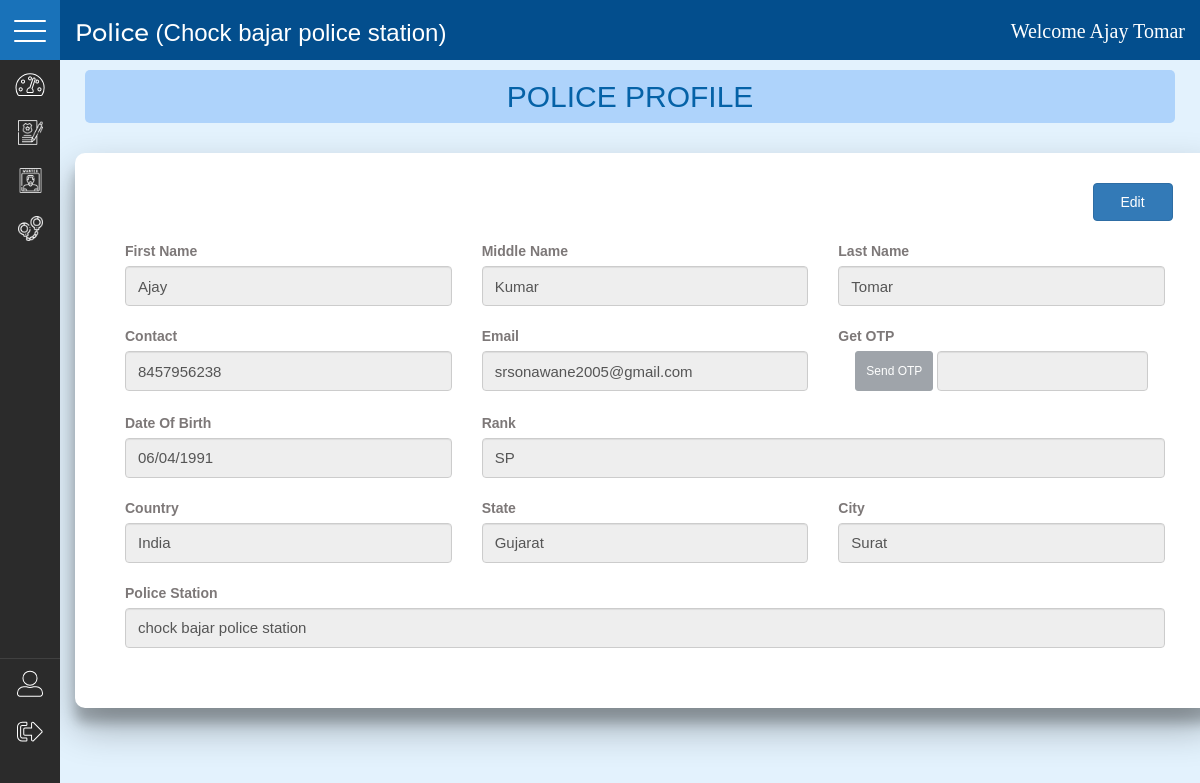
Screenshot of /police/police_profile.php (signed in) with the database file from the repository.
### tables this page shows
CREATE TABLE `police_station` (
  `station_id` int(5) NOT NULL,
  `station_name` varchar(50) NOT NULL,
  `address` varchar(50) NOT NULL,
  `city_id` int(5) NOT NULL,
  `contact` varchar(10) NOT NULL
);

CREATE TABLE `police` (
  `police_id` int(3) NOT NULL,
  `first_name` varchar(25) NOT NULL,
  `middle_name` varchar(25) NOT NULL,
  `last_name` varchar(25) NOT NULL,
  `dob` varchar(10) NOT NULL,
  `contact` varchar(10) NOT NULL,
  `email` varchar(50) NOT NULL,
  `pass` varchar(100) NOT NULL,
  `city_id` int(3) NOT NULL,
  `rank_id` int(3) NOT NULL,
  `station_id` int(3) NOT NULL
);

CREATE TABLE `police_ranks` (
  `rank_id` int(11) NOT NULL,
  `rank_name` varchar(25) DEFAULT NULL
);

CREATE TABLE `states` (
  `state_id` int(11) NOT NULL,
  `state_name` varchar(40) NOT NULL,
  `country_id` int(11) DEFAULT NULL
);

CREATE TABLE `countries` (
  `country_id` int(11) NOT NULL,
  `country_name` varchar(10) NOT NULL
);

CREATE TABLE `cities` (
  `city_id` int(11) NOT NULL,
  `city_name` varchar(50) NOT NULL,
  `state_id` int(11) DEFAULT NULL
);

### police/police_profile.php (the view, shortened to what this page needs)
<?php
    include('php/database.php');
    $police_id = $_SESSION['pid'];
    $sql = "SELECT * FROM police WHERE police_id=$police_id";
    $result =$conn->query($sql);
    $row = $result->fetch_assoc();
    $fname =  ucfirst($row['first_name']);
    $mname =  ucfirst($row['middle_name']);
    $lname =  ucfirst($row['last_name']);
    $dob =  $row['dob'];
    $contact =  $row['contact'];
    $email =  $row['email'];
    $rank =  $row['rank_id'];
    $city_id = $row['city_id'];
    $sql_city = "SELECT * FROM cities WHERE city_id= $city_id";
    $result_city =$conn->query($sql_city);
    $row_city = mysqli_fetch_assoc($result_city);
    $state_id = $row_city['state_id'];
    $sql_state = "SELECT * FROM states WHERE state_id= $state_id";
    $result_state =$conn->query($sql_state);
    $row_state = mysqli_fetch_assoc($result_state);
    $country_id =  $row_state['country_id'];
?>
<!DOCTYPE html>
<html lang="en">
<head>
    <link rel="stylesheet" href="./css/style.css">
    <link rel="stylesheet" href="./css/police_profile.css">
    <link rel="stylesheet" href="./css/all.css">
    <link rel="stylesheet" href="./bootstrap-5.0.2-dist/css/bootstrap.min.css">
</head>
<body onload="startSpinner()">
    <?php require './includes/sidebar.php'?>
    <div id="content-wrapper">
        <div class="container-fluid">
        <h2 style="text-align:center;background:#aed3fb;color:rgb(5, 98, 167);padding:10px;border-radius:5px;margin:10px">POLICE PROFILE</h2>
            <div class="container profile_box" id="profile_box" style="background-color:#fff">
            <form>
                <div class="row">
                    <div>
                        <button type="button" id="btn-edit" type="submit" class="btn btn-primary" onclick="edit()">Edit</button>
                    </div>
                </div>
                <div class="row">
                    <div class="col-md-4">
                        <label for="first_name" style="color:#7d7878" class="first_name">First Name</label>
                        <input type="text" class="form-control" name="first_name" id="first_name" value="<?php echo $fname;?>">
                    </div>
                    <div class="col-md-4">
                        <label for="middle_name" style="color:#7d7878" class="middle_name">Middle Name</label>
                        <input type="text" class="form-control" name="middle_name" id="middle_name" value="<?php echo $mname;?>">
                    </div>
                    <div class="col-md-4">
                        <label for="last_name" style="color:#7d7878" class="last_name">Last Name</label>
                        <input type="text" class="form-control" name="last_name" id="last_name" value="<?php echo $lname;?>">
                    </div>
                </div>
                <div class="row">
                    <div class="col-md-4">
                        <label for="contact" style="color:#7d7878" class="contact">Contact</label>
                        <input type="text" class="form-control" name="contact" id="contact" value="<?php echo $contact;?>">
                    </div>
                    <div class="col-md-4">
                        <label for="email" style="color:#7d7878" class="email">Email</label>
                        <input type="text" class="form-control" name="email" id="email" value="<?php echo $email;?>">
                    </div>
                    <div class="col-sm-4">
                        <label for="otp" style="color:#7d7878">Get OTP</label>
                        <div class="col-sm-12 d-inline-flex" style="margin-bottom:2px;">
                            <input type="button" id="send_otp_btn" class="btn btn-sm btn-secondary" style="margin:0px 2px;" value="Send OTP" onclick="send_otp()">
                            <input type="text" class="form-control" style="margin:0px 2px;" id="user_otp" name="otp">
                        </div>
                    </div>
                </div>
                <div class="row">
                    <div class="col-md-4">
                        <label for="dob" style="color:#7d7878" class="dob">Date Of Birth</label>
                        <input class="form-control" id="dob" type="date" onkeydown="return false" value="<?php echo $dob;?>">
                    </div>
                    <div class="col-md-8">
                        <label for="rank" style="color:#7d7878" class="rank">Rank</label>
                        <select class="form-control form-select" id="rank" name="rank">
                            <?php
                                 $sql = "SELECT * FROM police_ranks";
                                 $result =$conn->query($sql);
                                while($row = mysqli_fetch_assoc($result)){
                                    ?>
                                        <option <?php if($rank==$row['rank_id']){echo 'selected';}?> value="<?php echo $row['rank_id'];?>"><?php echo $row['rank_name'];?></option>
                                    <?php
                                }
                            ?>
                        </select>
                    </div>
                </div>
                <div class="row">
                    <div class="col-md-4">
                        <label for="country" style="color:#7d7878" class="country">Country</label>
                        <select class="form-control form-select" id="country" name="country">
                                <?php
                                    $sql = "SELECT * FROM countries";
                                    $result =$conn->query($sql);
                                    while($row = mysqli_fetch_assoc($result)){
                                        ?>
                                            <option <?php if($country_id==$row['country_id']){echo 'selected';}?>  value="<?php echo $row['country_id'];?>"><?php echo $row['country_name'];?></option>
                                        <?php
                                    }
                                ?>
                            </select>
                    </div>
                    <div class="col-md-4">
                        <label for="state" style="color:#7d7878" class="state">State</label>
                        <select class="form-control form-select" id="state" name="state">
                            <?php
                                    $sql = "SELECT * FROM states";
                                    $result =$conn->query($sql);
                                    while($row = mysqli_fetch_assoc($result)){
                                        ?>
                                            <option <?php if($state_id==$row['state_id']){echo 'selected';}?>  value="<?php echo $row['state_id'];?>"><?php echo $row['state_name'];?></option>
                                        <?php
                                    }
                                ?>
                            </select>
                    </div>
                    <div class="col-md-4">
                        <label for="city" style="color:#7d7878" class="city">City</label>
                        <select class="form-control form-select" id="city" name="city">
                            <?php
                                $sql = "SELECT * FROM cities WHERE state_id=$state_id";
                                $result =$conn->query($sql);
                                while($row = mysqli_fetch_assoc($result)){
                                    ?>
                                        <option <?php if($city_id==$row['city_id']){echo 'selected';}?>  value="<?php echo $row['city_id'];?>"><?php echo $row['city_name'];?></option>
                                    <?php
                                }
                            ?>
                        </select>
                    </div>
                </div>
                <div class="row">
                    <div class="col-md-12">
                        <label for="police_station" style="color:#7d7878" class="police_station">Police Station</label>
                        <select class="form-control form-select" id="police_station" name="police_station">
                            <?php
                                $sql = "SELECT * FROM police_station WHERE city_id=$city_id";
                                $result =$conn->query($sql);
                                while($row = mysqli_fetch_assoc($result)){
                                    ?>
                                        <option  <?php if($station_id==$row['station_id']){echo 'selected';}?> value="<?php echo $row['station_id'];?>"><?php echo $row['station_name'];?></option>
                                    <?php
                                }
                            ?>
                        </select>
                    </div>
                </div>
                </form>
            </div>
    </div>
</body>
</html>

### police/includes/sidebar.php (shortened to what this page needs)
<link href="//netdna.bootstrapcdn.com/bootstrap/3.0.0/css/bootstrap.min.css" rel="stylesheet">
<link rel="stylesheet" href="./css/all.css">
<link rel="stylesheet" href="./css/style.css">
<header id="header">
 <div class="menu-button">
  <div id="nav-icon3">
   <span></span>
   <span></span>
   <span></span>
  </div>
 </div>
 <div id="top-bar">
  <h3 style="font-family: 'Montserrat', sans-serif;">Police<span>
  (<?php
            $police_id = $_SESSION['pid'];
            $sql = "SELECT * FROM police WHERE police_id=$police_id";
            $result =$conn->query($sql);
            $row = mysqli_fetch_assoc($result);
            $station_id =  $row['station_id'];
            $station_sql = "SELECT * FROM police_station WHERE station_id=$station_id";
            $station_result =$conn->query($station_sql);
            $station_row = mysqli_fetch_assoc($station_result);
            $station_name =  $station_row['station_name'];
            echo ucfirst($station_name);
    ?>)</span>
  <span style="float:right;font-size:20px;font-family: 'Tangerine', cursive;">Welcome  <?php
        $police_id = $_SESSION['pid'];
        $sql = "SELECT * FROM police WHERE police_id=$police_id";
        $result =$conn->query($sql);
        $row = mysqli_fetch_assoc($result);
        echo ucfirst($row['first_name'])."  ".ucfirst($row['last_name']);
  ?></span>
  </h3>
 </div>
</header>
<nav id="sidemenu">
 <div class="main-menu">
  <ul class='main-menu'>
  <li>
    <a href="index.php">
     <span class="glyphicon"><i class="fas fa-tachometer-alt" style="font-size:25px"></i></span> Dashboard
    </a>
   </li>
   <li>
    <a href="fir.php">
     <span class='glyphicon'><img src="./images/fir-white.png" height="25px" weight="25px"></span> FIR
    </a>
   </li>
   <li>
    <a href="criminal.php">
     <span class='glyphicon'><img src="./images/wanted-white.png" height="25px" weight="25px"></span> Wanted
    </a>
   </li>
   <li>
    <a href="ArrestedPerson.php">
     <span class='glyphicon'><img src="./images/police-handcuffs-white.png" height="25px" weight="25px"></span> Arressted
    </a>
   </li>
  </ul>
  <ul class='main-menu bottom'>
  <li>
    <a href="../police/police_profile.php" style="color:#fff;cursor:pointer">
     <span class='glyphicon'><i class="fas fa-user-alt" style="font-size:25px"></i></span> Profile
    </a>
   </li>
   <li>
    <a style="color:#fff;cursor:pointer" onclick="logout()">
     <span class='glyphicon'><i class="fas fa-sign-out-alt" style="font-size:25px"></i></span> Logout
    </a>
   </li>
  </ul>
 </div>
</nav>

### police/css/style.css (style rules this page uses)
* { margin: 0; padding: 0; box-sizing: border-box; font-family: "ubuntu", sans-serif; }
body { min-height: 100vh; background: #e3f2fd !important; transition: background-color 0.4s ease-in-out; }
#sidemenu { position: fixed; width: 60px; height: auto; top: 60px; bottom: 0; background: rgb(43, 43, 43); overflow: hidden; -webkit-transition: all .1s ease-in; -moz-transition: all .1s ease-in; -ms-transition: all .1s ease-in; -o-transition: all .1s ease-in; transition: all .1s ease-in; z-index: 5; }
#nav-icon3 { width: 32px; height: 32px; position: relative; -webkit-transform: rotate(0deg); -moz-transform: rotate(0deg); -o-transform: rotate(0deg); transform: rotate(0deg); -webkit-transition: .5s ease-in-out; -moz-transition: .5s ease-in-out; -o-transition: .5s ease-in-out; transition: .5s ease-in-out; cursor: pointer; display: block; }
#nav-icon3 span { display: block; position: absolute; height: 2px; width: 100%; background: #ffffff; border-radius: 9px; opacity: 1; left: 0; -webkit-transform: rotate(0deg); -moz-transform: rotate(0deg); -o-transform: rotate(0deg); transform: rotate(0deg); -webkit-transition: .25s ease-in-out; -moz-transition: .25s ease-in-out; -o-transition: .25s ease-in-out; transition: .25s ease-in-out; }
#nav-icon3 span:nth-child(1) { top: 6px; }
#nav-icon3 span:nth-child(2), #nav-icon3 span:nth-child(3) { top: 16px; }
#nav-icon3 span:nth-child(4) { top: 26px; }
#header .menu-button { position: fixed; top: 0; left: 0; width: 60px; height: 60px; background: rgb(5, 98, 167); -webkit-touch-callout: none; -webkit-user-select: none; -khtml-user-select: none; -moz-user-select: none; -ms-user-select: none; user-select: none; padding: 14px; }
#top-bar { position: fixed; display: block; top: 0; left: 60px; right: 0; height: 60px; width: auto; background: rgb(3, 78, 141); padding-left: 15px; padding-right: 15px; color: #ffffff; z-index: 5; }
#content-wrapper { padding-top: 60px; padding-left: 60px; }
li .glyphicon { margin-right: 10px; }
.main-menu { width: 230px; }
.main-menu ul { padding: 0; margin: 0; list-style: none; }
.main-menu li a { display: block; height: 48px; line-height: 32px; font-size: 16px; text-decoration: none; color: #ffffff; }
.main-menu li a span { font-size: 18px; width: 60px; text-align: center; line-height: 48px; color: transparent; -webkit-text-stroke-width: 1px; -webkit-text-stroke-color: #ffffff; }
.main-menu.bottom { position: absolute; bottom: 45px; border-top: 1px solid rgb(64, 64, 64); }

### police/css/police_profile.css (style rules this page uses)
.profile_box { margin-top: 30px; padding: 30px; padding-left: 50px !important; padding-right: 50px !important; border-radius: 10px; box-shadow: 0 19px 38px rgba(0,0,0,0.30), 0 15px 12px rgba(0,0,0,0.22); transition: all 2s; }
.form-control, .form-select { height: 5vh !important; font-size: 15px !important; }
.row { margin-bottom: 20px; }
#btn-edit { padding: 8px !important; width: 80px !important; float: right !important; }

### police/css/all.css (style rules this page uses)
.fa, .fas, .far, .fal, .fad, .fab { -moz-osx-font-smoothing: grayscale; -webkit-font-smoothing: antialiased; display: inline-block; font-style: normal; font-variant: normal; text-rendering: auto; line-height: 1; }
.fa-sign-out-alt:before { content: "\f2f5"; }
.fa-tachometer-alt:before { content: "\f3fd"; }
.fa-user-alt:before { content: "\f406"; }

### rows the page displays
police_station: station_name "Chock bajar police station"
police: first_name "Ajay", last_name "Tomar", middle_name "Kumar", contact "8457956238", email "srsonawane2005@gmail.com", dob "06/04/1991", rank "SP", city "Surat", police_station "chock bajar police station"
states: country "India"
cities: state "Gujarat"
